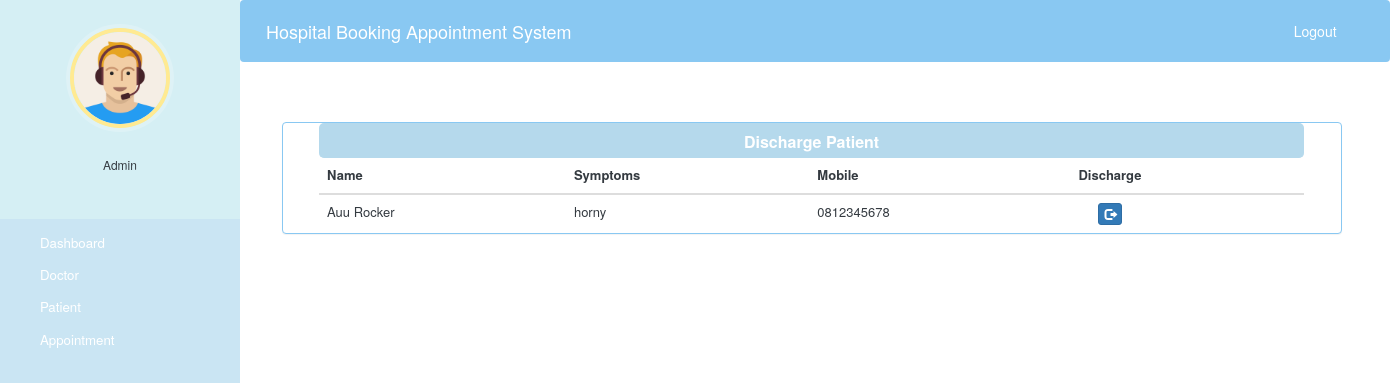
The page /admin-discharge-patient (signed in) on the database as committed earlier.
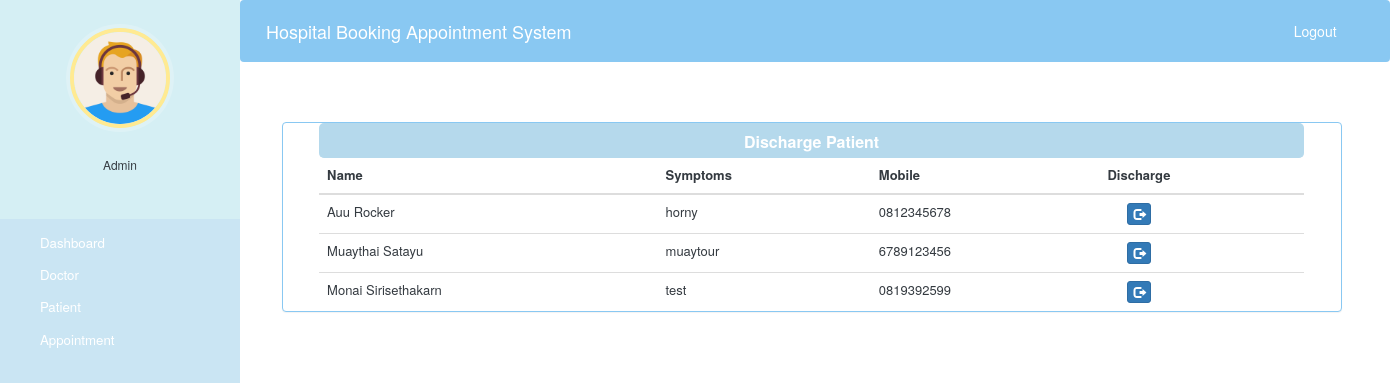
The same page on the database as committed later.
### hospital/models.py (models this page shows, shortened)
class Patient(models.Model):
    user = models.OneToOneField(User, on_delete=models.CASCADE)
    profile_pic = models.ImageField(upload_to='hospital/static/profile_pic/PatientProfilePic/', null=True, blank=True)
    address = models.CharField(max_length=40)
    mobile = models.CharField(max_length=20, null=False)
    symptoms = models.CharField(max_length=100, null=False)
    assignedDoctorId = models.PositiveIntegerField(null=True)
    admitDate = models.DateField(auto_now=True)
    status = models.BooleanField(default=False)
    @property
    def get_name(self):
        return self.user.first_name+" "+self.user.last_name

### hospital/views.py (the view)
# urls.py: path('admin-discharge-patient', views.admin_discharge_patient_view,name='admin-discharge-patient'),
@login_required(login_url='adminlogin')
@user_passes_test(is_admin)
def admin_discharge_patient_view(request):
    patients=models.Patient.objects.all().filter(status=True)
    return render(request,'hospital/admin_discharge_patient.html',{'patients':patients})

### hospital/views.py (called while the page is built)
def is_admin(user):
    return user.groups.filter(name='ADMIN').exists()

### hospital/templates/hospital/admin_discharge_patient.html (shortened to what this page needs)
{% extends 'hospital/admin_base.html' %} {% block content %}
<head>
    <link href="//netdna.bootstrapcdn.com/bootstrap/3.0.0/css/bootstrap.min.css" rel="stylesheet" id="bootstrap-css">
</head>
<div class="container">
    <div class="panel panel-primary" style="margin-left:2%;  border-color: rgba(137, 200, 242, 1);width: 106rem;">
        <div class="panel-heading" style="text-align:center; background:rgba(181, 217, 236, 1);
    border-color:rgba(181, 217, 236, 1) ; width: 98.5rem; height: 3.5rem; margin-left: 0.95cm; border-radius: 5px;">
            <h6 class="panel-title" style="font-weight: bold;">Discharge Patient</h6>
        </div>
        <table class="table table-hover" id="dev-table" style="font-size: small;color: #343A40; margin-left: 0.95cm; width: 98.5rem;">
            <thead>
                <tr style="color: #343A40;">
                    <th>Name</th>
                    <th>Symptoms</th>
                    <th>Mobile</th>
                    <th>Discharge</th>
                </tr>
            </thead>
            {% for p in patients %}
            <tr style="color: #343A40;">
                <td style="color: #343A40;"> {{p.get_name}}</td>
                <td style="color: #343A40;">{{p.symptoms}}</td>
                <td style="color: #343A40;">{{p.mobile}}</td>
                <td><a class="btn btn-primary btn-xs" href="{% url 'discharge-patient' p.id  %}" style="margin-left: 20px;"><span class="glyphicon glyphicon-log-out"></span></a></td>
            </tr>
            {% endfor %}
        </table>
    </div>
</div>
{% endblock content %}

Rows that differ between the two databases and show on the page:
added Patient: get_name "Muaythai Satayu", symptoms "muaytour", mobile "6789123456"
added Patient: get_name "Monai Sirisethakarn", symptoms "test", mobile "0819392599"
